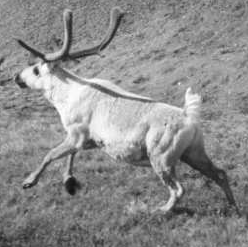
%> input picture caribou.png, 248 x 247 px
$ octave wiederholung.m   (GNU Octave 9; MATLAB toolbox functions it lacks are replaced by stand-ins)
%> lines starting %> are read from the running program, lines starting %| are printed output that depends on the picture; in (x1, y1, x2, y2) boxes, pixels count from 0 and x2, y2 are one past the last pixel; in counts of white or black regions, pixels touching at a corner belong together; the program's own positions count from 1
close all
bild = imread("caribou.png")
%> bild is the input picture: size 247x248x3 uint8; min 17, max 255, mean 139.7
bild_gray = rgb2gray(bild)
% figure;
% imshow(bild);

bild_double = double(bild_gray);
bild_2 = bild_double / 255;
% figure;
% imshow(bild_2);

% heller
bild_3 = bild_double/128;
% figure;
% imshow(bild_3);

% dunkler
bild_4 = bild_double / 512;
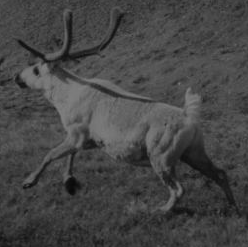
%> bild_4: size 247x248 double; min 0.0332, max 0.498, mean 0.273
% figure;
% imshow(bild_4);

subplot(2,2,1);
imshow(bild);
title("Originalbild uint8");

subplot(2,2,2);
imshow(bild_gray);
title("Grayscaled bild");

subplot(2,2,3);
imshow(bild_3);
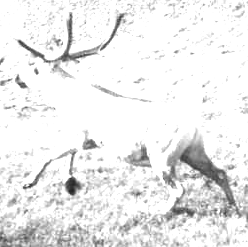
%> displayed picture: size 247x248, on the screen's scale of 0 to 255; min 34, max 255, mean 235.4
title("Helles bild");

subplot(2,2,4);
imshow(bild_4);
title("Dunkles Bild");

%%
close all;
clc;
bild = imread("peppers.jpg");
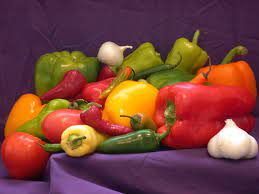
%> input picture peppers.jpg, 259 x 194 px
%> bild is the input picture: size 194x259x3 uint8; mean R, G, B 121.2, 66.8, 58.6

% Konvertieren von RGB zu Grayscale
bild_gray = rgb2gray(bild);
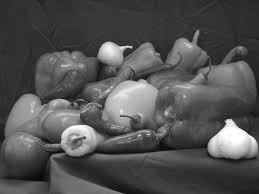
%> bild_gray: size 194x259 uint8; min 5, max 255, mean 82.1

% Maskieren mit Hilfe Threshold Werte
bild_threshold = bild_gray > 125;
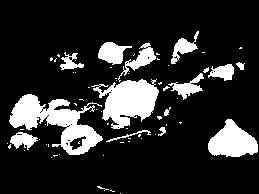
%> bild_threshold: size 194x259 logical; 16.7% white; 66 white regions (51 under 20 px), largest, box (x1, y1, x2, y2) and area: (9, 94, 103, 155) 2430, (91, 79, 159, 129) 1987, (208, 119, 258, 157) 1218

% Nur die Pixels, deren Werte größer als Threshold als Weiss gefärbt
bild_threshold2 = bild_gray > 180;
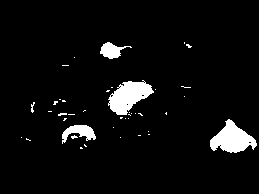
%> bild_threshold2: size 194x259 logical; 5.2% white; 41 white regions (36 under 20 px), largest, box (x1, y1, x2, y2) and area: (108, 80, 154, 115) 925, (210, 119, 257, 153) 898, (62, 125, 96, 144) 329, (100, 42, 132, 59) 269, (31, 102, 35, 113) 23

% Total 4 Subplots
subplot(2,2,1);
imshow(bild);
title("Originalbild");

subplot(2,2,2);
imshow(bild_gray);
title("Grayscaled")

subplot(2,2,3);
imshow(bild_threshold);
title("Threshold > 125")

subplot(2,2,4);
imshow(bild_threshold2);
title("Threshold > 180");

%%
